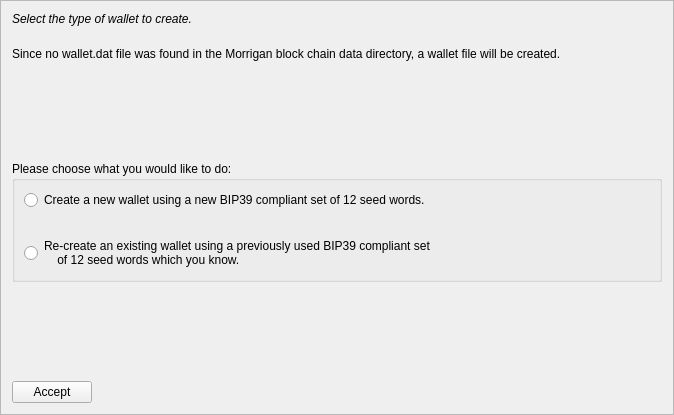
<?xml version="1.0" encoding="UTF-8"?>
<ui version="4.0">
 <class>MnemonicDialog1</class>
 <widget class="QFrame" name="MnemonicDialog1">
  <property name="geometry">
   <rect>
    <x>0</x>
    <y>0</y>
    <width>674</width>
    <height>415</height>
   </rect>
  </property>
  <property name="windowTitle">
   <string>HD Wallet Setup</string>
  </property>
  <property name="frameShape">
   <enum>QFrame::StyledPanel</enum>
  </property>
  <property name="frameShadow">
   <enum>QFrame::Raised</enum>
  </property>
  <layout class="QVBoxLayout" name="verticalLayout">
   <item>
    <widget class="QLabel" name="walletLabel">
     <property name="styleSheet">
      <string notr="true">QLabel { font-style:italic; }</string>
     </property>
     <property name="text">
      <string>Select the type of wallet to create.</string>
     </property>
     <property name="wordWrap">
      <bool>true</bool>
     </property>
    </widget>
   </item>
   <item>
    <spacer name="verticalSpacer_4">
     <property name="orientation">
      <enum>Qt::Vertical</enum>
     </property>
     <property name="sizeType">
      <enum>QSizePolicy::Minimum</enum>
     </property>
     <property name="sizeHint" stdset="0">
      <size>
       <width>20</width>
       <height>15</height>
      </size>
     </property>
    </spacer>
   </item>
   <item>
    <widget class="QLabel" name="wallettypeLabel">
     <property name="text">
      <string>Since no wallet.dat file was found in the Morrigan block chain data directory, a wallet file will be created.</string>
     </property>
     <property name="wordWrap">
      <bool>true</bool>
     </property>
    </widget>
   </item>
   <item>
    <spacer name="verticalSpacer">
     <property name="orientation">
      <enum>Qt::Vertical</enum>
     </property>
     <property name="sizeHint" stdset="0">
      <size>
       <width>20</width>
       <height>40</height>
      </size>
     </property>
    </spacer>
   </item>
   <item>
    <widget class="QGroupBox" name="groupBox">
     <property name="title">
      <string>Please choose what you would like to do:</string>
     </property>
     <layout class="QVBoxLayout" name="verticalLayout_2">
      <item>
       <widget class="QRadioButton" name="walletNewRadio">
        <property name="text">
         <string>Create a new wallet using a new BIP39 compliant set of 12 seed words.</string>
        </property>
       </widget>
      </item>
      <item>
       <spacer name="verticalSpacer_3">
        <property name="orientation">
         <enum>Qt::Vertical</enum>
        </property>
        <property name="sizeHint" stdset="0">
         <size>
          <width>20</width>
          <height>20</height>
         </size>
        </property>
       </spacer>
      </item>
      <item>
       <widget class="QRadioButton" name="walletOldRadio">
        <property name="text">
         <string>Re-create an existing wallet using a previously used BIP39 compliant set 
    of 12 seed words which you know.</string>
        </property>
       </widget>
      </item>
     </layout>
    </widget>
   </item>
   <item>
    <spacer name="verticalSpacer_2">
     <property name="orientation">
      <enum>Qt::Vertical</enum>
     </property>
     <property name="sizeHint" stdset="0">
      <size>
       <width>20</width>
       <height>40</height>
      </size>
     </property>
    </spacer>
   </item>
   <item>
    <layout class="QHBoxLayout" name="horizontalLayout">
     <item>
      <widget class="QPushButton" name="acceptButton">
       <property name="text">
        <string>Accept</string>
       </property>
       <property name="autoDefault">
        <bool>false</bool>
       </property>
      </widget>
     </item>
     <item>
      <spacer name="horizontalSpacer">
       <property name="orientation">
        <enum>Qt::Horizontal</enum>
       </property>
       <property name="sizeHint" stdset="0">
        <size>
         <width>40</width>
         <height>20</height>
        </size>
       </property>
      </spacer>
     </item>
    </layout>
   </item>
  </layout>
 </widget>
 <resources/>
 <connections/>
</ui>
